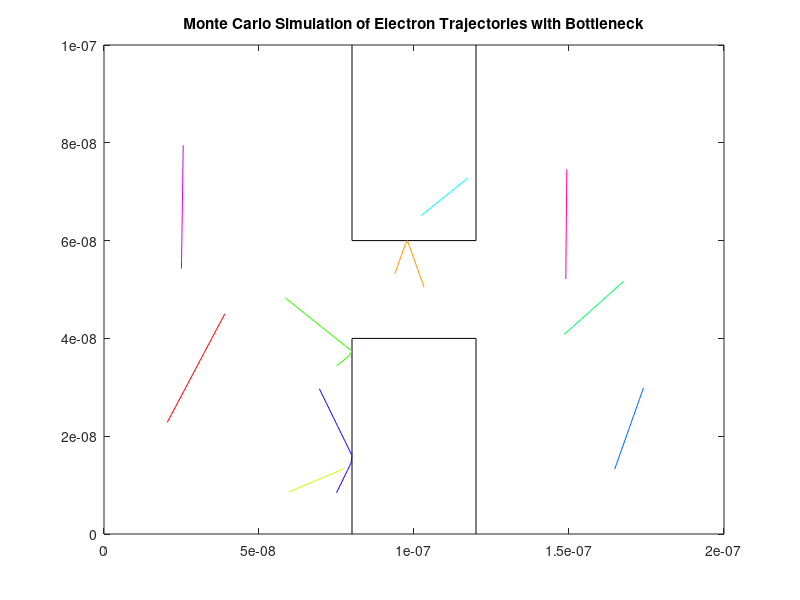

This chart was generated by the following MATLAB code:
%%why are the particles congregating at x=0 and x=L?
%why are they starting in the boxes?
close all

L=200e-9;
W=100e-9;
n=100; %change
nsteps =14; %change

ang=randn(1,n)*2*pi;

m0=9.109e-31;
mn=0.26*m0;
T=300;
k=1.38e-23;
d=1e-18;

vth = sqrt(2*k*T/mn)
mfpath = L*W/(sqrt(2)*n*pi*d*d)

%inititalize particle locations
x=rand(1,n)*L;
y=rand(1,n)*W;

%create a bunch of electrons not in the boxes
%box 1  190e-9<x<210e-9 60e-9<y<100e-9
%box 2  190e-9<x<210e-9 0<y<40e-9
Cxlow = 80e-9;
Cxhigh= 120e-9;
Cylow =40e-9;
Cyhigh=60e-9;
Ibox = (y>Cyhigh | y<Cylow) & x<Cxhigh & x>Cxlow;

%no starting in boxes
for a = 1:n
if (x(a)<Cxhigh && x(a)>Cxlow && (y(a)>Cyhigh || y(a)<Cylow))
    x(a) = rand()*L;
    y(a) = rand()*W;
end
end
%second loop for good measure (there must be a better way to do this - this
%does not capture all particles starting inside boxes every time..
%sometimes it does, sometimes it doesn't.)
for a = 1:n
if (x(a)==Ibox|y(a)==Ibox)
    x(a) = rand()*L;
    y(a) = rand()*W;
end
end

%initialize previous location as first location just to get the plot
%started
xp = x;
yp = y;
%initialize random velocities
vx=vth*rand(1,n);
vy=vth*rand(1,n);

dt=(L/vth)/100;

col=hsv(10); %vector of colours for particle trajectories
  for p = 1:10
        plot([x(p); xp(p)],[y(p); yp(p)],'color',col(p,:));  hold on
    end
    xlim([0 L])
    ylim([0 W])
%display boxes
line([Cxlow,Cxlow,Cxhigh,Cxhigh], [0,Cylow,Cylow,0], 'color', 'k');
line([Cxlow,Cxlow,Cxhigh,Cxhigh], [W,Cyhigh,Cyhigh,W], 'color', 'k');

%main timeloop
for i=1:nsteps

    xp=x;
    yp=y;

    dx=vx*dt;
    dy=vy*dt;
    
    %increment every particle over dt
    x=x+dx;
    y=y+dy;

    %xpath calc before boundary adjustment
    xpath=abs(x-xp); 

    %travelling restrictions (WALL)
     for a=1:n
       %no travelling through boxes
        if ( xp(a)<Cxlow && x(a)>=Cxlow &&(y(a)>Cyhigh ||y(a)<Cylow))
            x(a)=Cxlow    
            vx(a)=-vx(a);
        elseif (xp(a)>Cxhigh && x(a)<=Cxhigh&&(y(a)>Cyhigh ||y(a)<Cylow))
            x(a)=Cxhigh           
            vx(a)=-vx(a);
        elseif (yp(a)<Cyhigh && y(a)>=Cyhigh&&(x(a)>Cxlow && x(a)<Cxhigh))
            y(a) = Cyhigh;    
            vy(a) = -vy(a);
        elseif (yp(a)>Cylow && y(a)<=Cylow&&(x(a)>Cxlow && x(a)<Cxhigh))
              y(a) = Cylow;   
            vy(a) = -vy(a);
        end
        
        %periodic boundaries at x=0 and x=L
         if (xp(a)< L && x(a)>=L)
            x(a)=x(a)-L;
            xp(a)=xp(a)-L;
         elseif (xp(a)< 0 && x(a)<0)
            x(a) = x(a)+L;
            xp(a)=xp(a)+L;
         end
         
        %specular boundaries at y=0 and y=W
        if (y(a)>=W || y(a)<=0)
            vy(a) = -vy(a);
        elseif y(a)<=0
          vy(a) = -vy(a);
        end
     end %end travelling restrictions loop

     %ypath calc after boundary adjustment
    ypath=abs(y-yp); 
    
    %calculate path - not sure if this is right
    path = sqrt(xpath.*xpath + ypath.*ypath);    
    
%     plot(x,y,'o');hold on
  
    %plot trajectories
    for p = 1:10
        plot([x(p); xp(p)],[y(p); yp(p)],'color',col(p,:));  hold on
    end
    xlim([0 L])
    ylim([0 W])
    title ('Monte Carlo Simulation of Electron Trajectories with Bottleneck')
  
    pause(0.01);
      
end

meanfreepath = mean(path); %not sure if this is right

